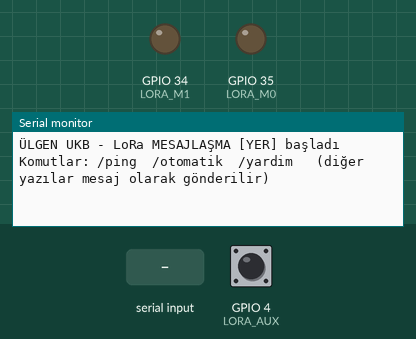
Bench run of a sketch on a simulated ESP32. Parts: output pins drawn as LEDs (lit = HIGH), the last lines printed to the serial monitor. The test bench sets the inputs (shaded band); at power-on: GPIO 4 (LORA_AUX) HIGH.

Above: at 1.2 s.
1.3 s: "PING,\n" received over Serial
At 1.6 s:
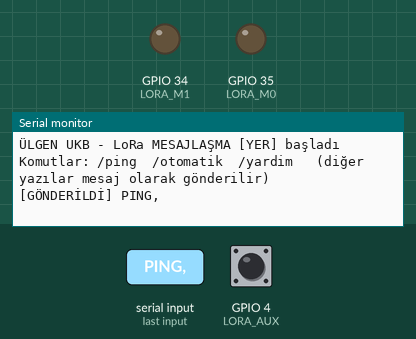
2.8 s: "PING,\n" received over the second serial link
At 3.9 s:
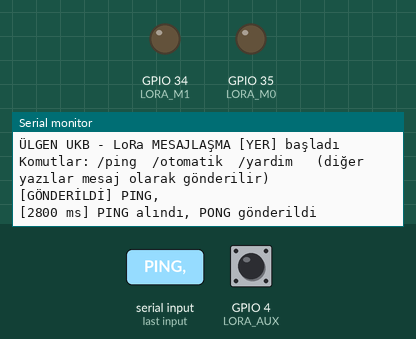
4.3 s: "PONG,\n" received over Serial
At 5.1 s:
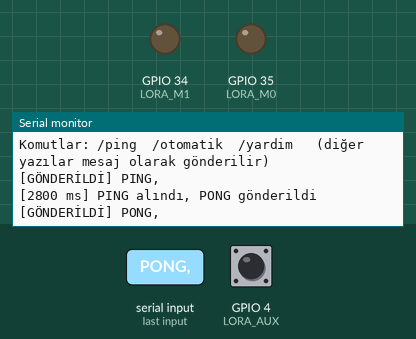
5.8 s: "/ping\n" received over the second serial link
At 6.2 s:
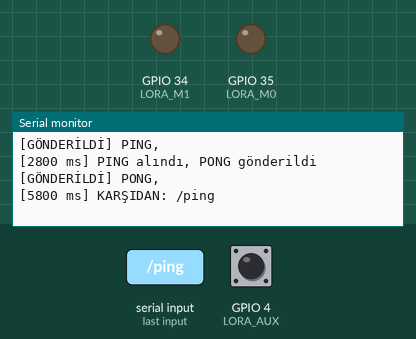
7.3 s: "/ping\n" received over Serial
At 8.5 s:
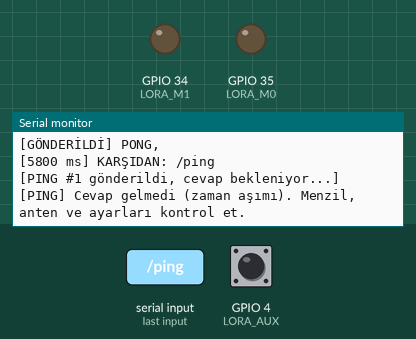
8.8 s: "/otomatik\n" received over the second serial link
At 9.7 s:
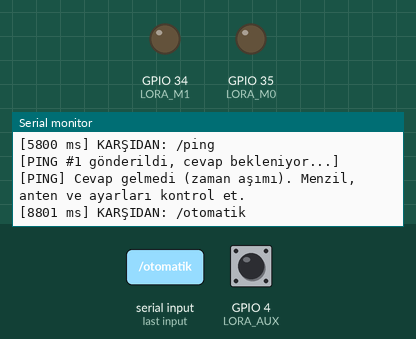

Measured:
- after the input at 1.3 s, the serial monitor: prints a new line at once (image 1)
- after the input at 2.8 s, the serial monitor: prints a new line at once (image 2)
- after the input at 4.3 s, the serial monitor: prints a new line at once (image 3)
- after the input at 5.8 s, the serial monitor: prints a new line at once (image 4)
- after the input at 7.3 s, the serial monitor: prints a new line at once (image 5)
- after the input at 8.8 s, the serial monitor: prints a new line at once (image 6)

The sketch:

LoRa_Mesajlasma.ino
```cpp
////////////////////////////////////
// ÜLGEN UKB - LoRa MESAJLAŞMA / PING TESTİ
// AYNI kod iki tarafa da (roket ve yer istasyonu) yüklenir.
// Serial Monitor'e yazdığın metin LoRa ile karşıya gider, karşıdan gelen metin ekrana yazılır.
// Menzil ve gecikme testi için ping komutu vardır.
//
// Serial Monitor: 115200 baud, "Yeni satır" seçili.
// Komutlar (başına / koy):
//   /ping    -> Karşıya PING gönderir, cevap gelince gidiş-dönüş süresini yazar
//   /otomatik-> Her 2 sn'de bir otomatik TEST mesajı gönderir (aç/kapat)
//   /yardim  -> Komutları yazar
// Başka her yazı normal mesaj olarak gönderilir.
////////////////////////////////////

// Bu kartın adı: yer istasyonuna yüklerken "YER", roket tarafına yüklerken "ROKET" yap
#define ISTASYON_ADI "YER"

HardwareSerial LoRaSerial(2);

#define LORA_RX      D4
#define LORA_TX      D5
#define LORA_M0      A7
#define LORA_M1      A6
#define LORA_AUX     D3

////////////////////////////////////
#define SATIR_MAKS 200
char usbSatir[SATIR_MAKS];
uint8_t usbIndex = 0;
char loraSatir[SATIR_MAKS];
uint8_t loraIndex = 0;

unsigned long simdi        = 0;
unsigned long sonOtomatik  = 0;
unsigned long pingZamani   = 0;
bool otomatikAktif = false;
uint32_t pingNo = 0, testNo = 0;
uint32_t gonderilen = 0, alinan = 0;

////////////////////////////////////
void loraGonder(const String &metin) {
  LoRaSerial.print(metin);
  LoRaSerial.print('\n');
  gonderilen++;
}

void yardimYazdir() {
  Serial.println(F("Komutlar: /ping  /otomatik  /yardim   (diğer yazılar mesaj olarak gönderilir)"));
}

////////////////////////////////////
// Karşıdan gelen satırı işle
void gelenSatirIsle(const char *satir) {
  alinan++;
  String s = String(satir);

  if (s.startsWith("PING,")) {
    // Hemen PONG ile cevap ver
    loraGonder("PONG," + s.substring(5));
    Serial.printf("[%lu ms] PING alındı, PONG gönderildi\n", millis());
  } else if (s.startsWith("PONG,")) {
    uint32_t no = s.substring(5).toInt();
    if (no == pingNo && pingZamani != 0) {
      Serial.printf("[PONG] Gidiş-dönüş süresi: %lu ms\n", millis() - pingZamani);
      pingZamani = 0;
    }
  } else {
    Serial.printf("[%lu ms] KARŞIDAN: %s\n", millis(), satir);
  }
}

////////////////////////////////////
void loraOku() {
  while (LoRaSerial.available()) {
    char c = LoRaSerial.read();
    if (c == '\n' || c == '\r') {
      if (loraIndex > 0) {
        loraSatir[loraIndex] = '\0';
        gelenSatirIsle(loraSatir);
        loraIndex = 0;
      }
    } else if (loraIndex < SATIR_MAKS - 1) {
      loraSatir[loraIndex++] = c;
    }
  }
}

void usbOku() {
  while (Serial.available()) {
    char c = Serial.read();
    if (c == '\n' || c == '\r') {
      if (usbIndex > 0) {
        usbSatir[usbIndex] = '\0';
        String s = String(usbSatir);
        s.trim();
        usbIndex = 0;

        if (s == "/ping") {
          pingNo++;
          pingZamani = millis();
          loraGonder("PING," + String(pingNo));
          Serial.printf("[PING #%lu gönderildi, cevap bekleniyor...]\n", (unsigned long)pingNo);
        } else if (s == "/otomatik") {
          otomatikAktif = !otomatikAktif;
          Serial.println(otomatikAktif ? F("[Otomatik gönderim AÇIK]") : F("[Otomatik gönderim KAPALI]"));
        } else if (s == "/yardim") {
          yardimYazdir();
        } else if (s.length() > 0) {
          loraGonder(String(ISTASYON_ADI) + ": " + s);
          Serial.printf("[GÖNDERİLDİ] %s\n", s.c_str());
        }
      }
    } else if (usbIndex < SATIR_MAKS - 1) {
      usbSatir[usbIndex++] = c;
    }
  }
}

////////////////////////////////////
void setup() {
  Serial.begin(115200);
  unsigned long bekle = millis();
  while (!Serial && millis() - bekle < 3000);

  pinMode(LORA_M0, OUTPUT); digitalWrite(LORA_M0, LOW);   // normal mod
  pinMode(LORA_M1, OUTPUT); digitalWrite(LORA_M1, LOW);
  pinMode(LORA_AUX, INPUT);

  unsigned long loraT = millis();
  while (digitalRead(LORA_AUX) == LOW && millis() - loraT < 3000);
  LoRaSerial.begin(115200, SERIAL_8N1, LORA_RX, LORA_TX);

  Serial.printf("ÜLGEN UKB - LoRa MESAJLAŞMA [%s] başladı\n", ISTASYON_ADI);
  yardimYazdir();
}

////////////////////////////////////
void loop() {
  simdi = millis();
  usbOku();
  loraOku();

  if (otomatikAktif && simdi - sonOtomatik >= 2000) {
    sonOtomatik = simdi;
    testNo++;
    loraGonder(String(ISTASYON_ADI) + ": TEST " + String(testNo));
    Serial.printf("[OTOMATİK] TEST %lu gönderildi (toplam gönderilen: %lu, alınan: %lu)\n",
                  (unsigned long)testNo, (unsigned long)gonderilen, (unsigned long)alinan);
  }

  // Ping cevabı 3 sn içinde gelmediyse bildir
  if (pingZamani != 0 && simdi - pingZamani > 3000) {
    Serial.println(F("[PING] Cevap gelmedi (zaman aşımı). Menzil, anten ve ayarları kontrol et."));
    pingZamani = 0;
  }
}
```
